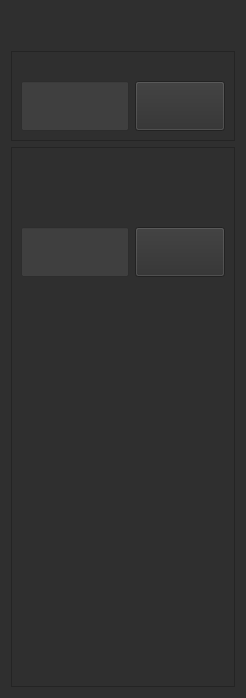
            <widget class="QWidget" name="SETTING_PAGE">
             <property name="styleSheet">
              <string notr="true">background-color: rgb(47, 47, 47);</string>
             </property>
             <layout class="QVBoxLayout" name="verticalLayout_13">
              <item>
               <spacer name="verticalSpacer_10">
                <property name="orientation">
                 <enum>Qt::Vertical</enum>
                </property>
                <property name="sizeHint" stdset="0">
                 <size>
                  <width>20</width>
                  <height>40</height>
                 </size>
                </property>
               </spacer>
              </item>
              <item>
               <widget class="QFrame" name="frame_snapshot_save">
                <property name="frameShape">
                 <enum>QFrame::StyledPanel</enum>
                </property>
                <property name="frameShadow">
                 <enum>QFrame::Raised</enum>
                </property>
                <layout class="QVBoxLayout" name="verticalLayout_14">
                 <item>
                  <widget class="QLabel" name="label_4">
                   <property name="text">
                    <string/>
                   </property>
                   <property name="pixmap">
                    <pixmap resource="QuantumRED_MAIN.qrc">:/TEXT/resource/QuantumRED_MAIN/SNAPSHOT DIRECTORY.png</pixmap>
                   </property>
                  </widget>
                 </item>
                 <item>
                  <layout class="QHBoxLayout" name="horizontalLayout_15">
                   <item>
                    <widget class="QLineEdit" name="lineEdit_snap">
                     <property name="minimumSize">
                      <size>
                       <width>0</width>
                       <height>50</height>
                      </size>
                     </property>
                     <property name="styleSheet">
                      <string notr="true">background-color: rgb(63, 63, 63);
color: rgb(255, 255, 255);
font: 63 15pt &quot;Segoe UI Semibold&quot;;</string>
                     </property>
                    </widget>
                   </item>
                   <item>
                    <widget class="QPushButton" name="PB_SNAP_SAVE_DIR">
                     <property name="minimumSize">
                      <size>
                       <width>90</width>
                       <height>0</height>
                      </size>
                     </property>
                     <property name="maximumSize">
                      <size>
                       <width>16777215</width>
                       <height>50</height>
                      </size>
                     </property>
                     <property name="styleSheet">
                      <string notr="true">QPushButton{
	border-image: url(:/BTN/resource/QuantumRED_MAIN/SET.png);
}
QPushButton:hover{
	border-image: url(:/BTN/resource/QuantumRED_MAIN/SET_HOVER.png);
}
QPushButton:pressed{
	border-image: url(:/BTN/resource/QuantumRED_MAIN/SET_PRESSED.png);
}</string>
                     </property>
                     <property name="text">
                      <string/>
                     </property>
                    </widget>
                   </item>
                  </layout>
                 </item>
                </layout>
               </widget>
              </item>
              <item>
               <widget class="QFrame" name="VIDEO_SAVE">
                <property name="frameShape">
                 <enum>QFrame::StyledPanel</enum>
                </property>
                <property name="frameShadow">
                 <enum>QFrame::Raised</enum>
                </property>
                <layout class="QVBoxLayout" name="verticalLayout_15">
                 <item>
                  <spacer name="verticalSpacer_11">
                   <property name="orientation">
                    <enum>Qt::Vertical</enum>
                   </property>
                   <property name="sizeHint" stdset="0">
                    <size>
                     <width>20</width>
                     <height>40</height>
                    </size>
                   </property>
                  </spacer>
                 </item>
                 <item>
                  <widget class="QLabel" name="label_12">
                   <property name="text">
                    <string/>
                   </property>
                   <property name="pixmap">
                    <pixmap resource="QuantumRED_MAIN.qrc">:/TEXT/resource/QuantumRED_MAIN/VIDEO REC DIRECTORY.png</pixmap>
                   </property>
                  </widget>
                 </item>
                 <item>
                  <layout class="QHBoxLayout" name="horizontalLayout_16">
                   <property name="topMargin">
                    <number>10</number>
                   </property>
                   <item>
                    <widget class="QLineEdit" name="lineEdit_video">
                     <property name="minimumSize">
                      <size>
                       <width>0</width>
                       <height>50</height>
                      </size>
                     </property>
                     <property name="maximumSize">
                      <size>
                       <width>16777215</width>
                       <height>50</height>
                      </size>
                     </property>
                     <property name="styleSheet">
                      <string notr="true">background-color: rgb(63, 63, 63);
color: rgb(255, 255, 255);
font: 63 15pt &quot;Segoe UI Semibold&quot;;</string>
                     </property>
                    </widget>
                   </item>
                   <item>
                    <widget class="QPushButton" name="PB_VIDEO_SAVE_DIR">
                     <property name="minimumSize">
                      <size>
                       <width>90</width>
                       <height>0</height>
                      </size>
                     </property>
                     <property name="maximumSize">
                      <size>
                       <width>16777215</width>
                       <height>50</height>
                      </size>
                     </property>
                     <property name="styleSheet">
                      <string notr="true">QPushButton{
	border-image: url(:/BTN/resource/QuantumRED_MAIN/SET.png);
}
QPushButton:hover{
	border-image: url(:/BTN/resource/QuantumRED_MAIN/SET_HOVER.png);
}
QPushButton:pressed{
	border-image: url(:/BTN/resource/QuantumRED_MAIN/SET_PRESSED.png);
}</string>
                     </property>
                     <property name="text">
                      <string/>
                     </property>
                    </widget>
                   </item>
                  </layout>
                 </item>
                 <item>
                  <spacer name="verticalSpacer_8">
                   <property name="orientation">
                    <enum>Qt::Vertical</enum>
                   </property>
                   <property name="sizeType">
                    <enum>QSizePolicy::Fixed</enum>
                   </property>
                   <property name="sizeHint" stdset="0">
                    <size>
                     <width>20</width>
                     <height>400</height>
                    </size>
                   </property>
                  </spacer>
                 </item>
                </layout>
               </widget>
              </item>
             </layout>
            </widget>
